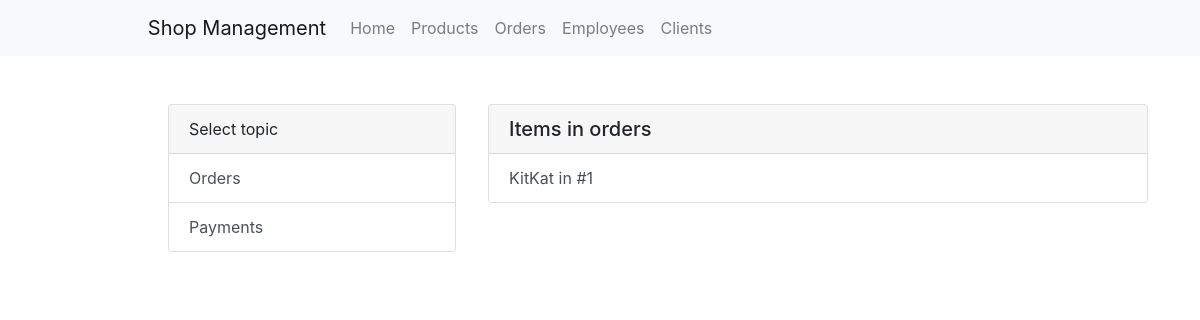
Before: /orders/items/ with the older database file.
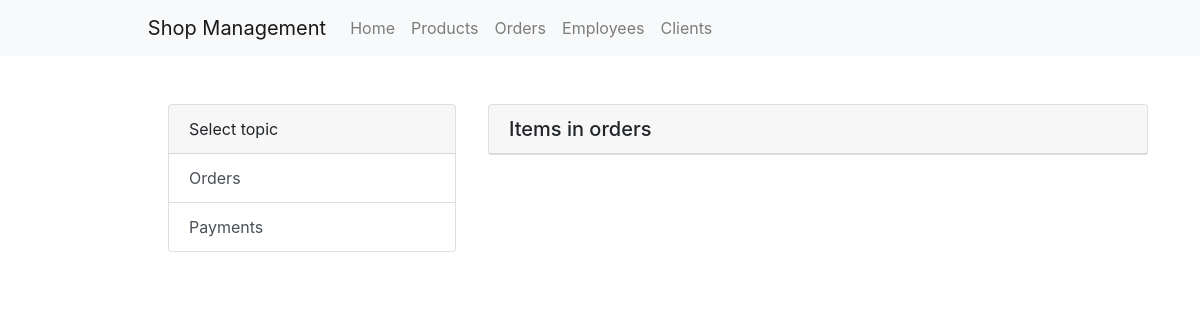
After: the same page with the newer database file.
### orders/models.py (models this page shows, shortened)
class ItemInOrder(models.Model):
    quantity = models.PositiveIntegerField()
    order = models.ForeignKey(Order, on_delete=models.CASCADE)
    delivery = models.ForeignKey(DeliveredItems, on_delete=models.SET_NULL, null=True)
    def __str__(self):
        return f'{self.delivery.product} in #{self.order.id}'

class Order(models.Model):
    date = models.DateField()
    status = models.CharField(max_length=100)
    comment = models.TextField(max_length=1000)
    address = models.ForeignKey(Address, on_delete=models.SET_NULL, null=True)
    client = models.ForeignKey(Client, on_delete=models.SET_NULL, null=True)
    employee = models.ForeignKey(Employee, on_delete=models.SET_NULL, null=True)

### products/models.py (models this page shows, shortened)
class DeliveredItems(models.Model):
    date = models.DateField(auto_now=False)
    quantity = models.PositiveIntegerField()
    unit_purchase_price = models.FloatField(validators=[MinValueValidator(0)])
    unit_selling_price = models.FloatField(validators=[MinValueValidator(0)])
    wholesaler = models.ForeignKey(Wholesaler, on_delete=models.SET_NULL, null=True)
    product = models.ForeignKey(Product, on_delete=models.SET_NULL, null=True)
    class Meta:
        verbose_name_plural = "delivered items"

class Product(models.Model):
    code = models.PositiveIntegerField(primary_key=True)
    name = models.CharField(max_length=100)
    description = models.TextField(max_length=1000, blank=True)
    category = models.ForeignKey(Category, on_delete=models.SET_NULL, null=True)
    producer = models.ForeignKey(Producer, on_delete=models.SET_NULL, null=True)
    def __str__(self):
        return self.name

### orders/views.py (the view)
# urls.py: path('items/', views.ItemInOrderListView.as_view(), name='items-list'),
class ItemInOrderListView(generic.ListView):
    model = ItemInOrder
    paginate_by = 20
    template_name = 'order_list.html'
    def get_context_data(self,**kwargs):
        context = super().get_context_data(**kwargs)
        context['name'] = 'Items in orders'
        return context

### templates/order_list.html
{% extends "base.html" %}
{% block content%}
    <div style="width: 90%; margin-left: 5%;">
        <div class="position-fixed card" style="width: 18rem;">
            <div class="card-header">
              Select topic
            </div>
            <ul class="list-group list-group-flush">
                <a class="list-group-item list-group-item-action" href="{% url 'orders:order-list'%}">Orders</a>
                <a class="list-group-item list-group-item-action" href="{% url 'orders:payment-list'%}">Payments</a>
            </ul>
        </div>
        {% include "list.html" %}
    </div>
{% endblock %}

### templates/list.html
<div class="position-fixed card" style="width: 55%; margin-left: 20rem;">
    <ul class="list-group list-group-flush">
        <div class="card-header">
            <h5 style="margin-bottom: 0;">{{ name }}</h5>
          </div>
        {% for obj in object_list %}
            {% if name == 'Products' %}
                <a class="list-group-item list-group-item-action" href="{{ obj.code }}">{{ obj }}</a>
            {% else %}
                <a class="list-group-item list-group-item-action" href="{{ obj.id }}">{{ obj }}</a>
            {% endif %}
        {% endfor %}
    </ul>
</div>

Changed rows visible on the page:
removed ItemInOrder: delivery+order "KitKat in #1"
